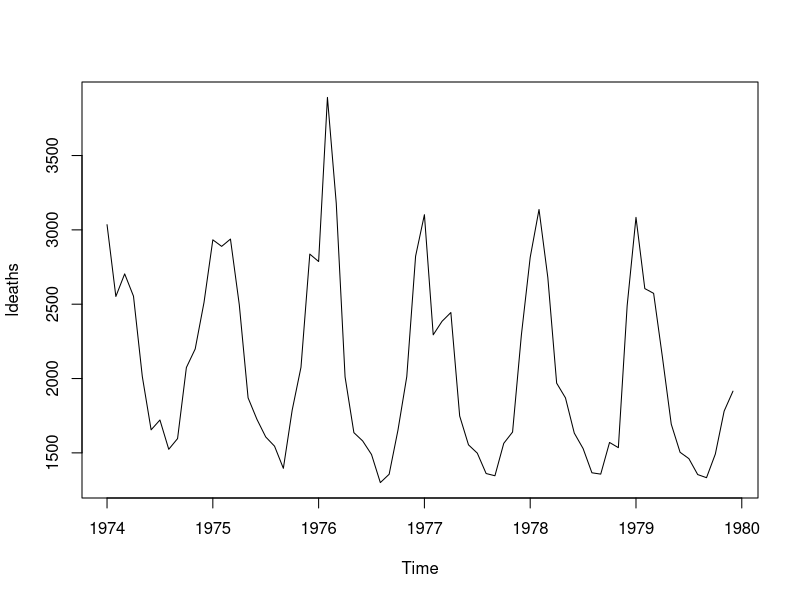

Reproduce this figure in R.
## ---- chunk 1
plot(ldeaths)
